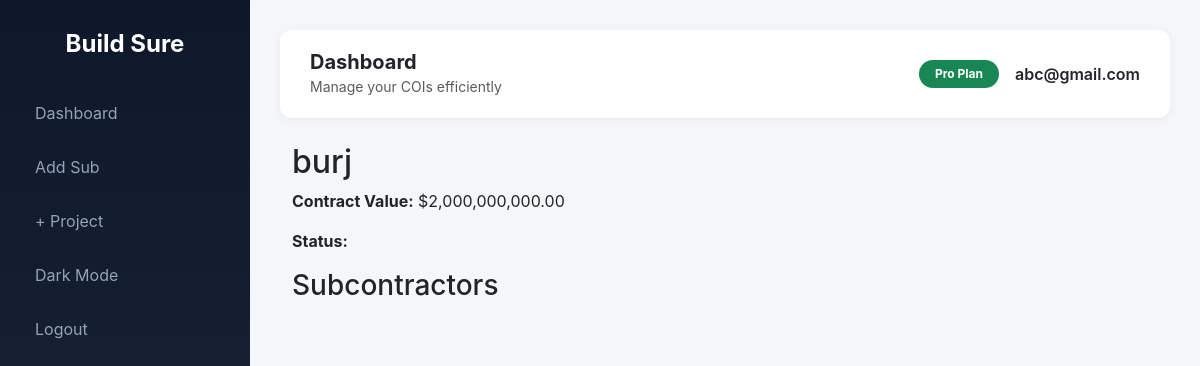
/project/1 (signed in), run on an earlier commit of the app's database.
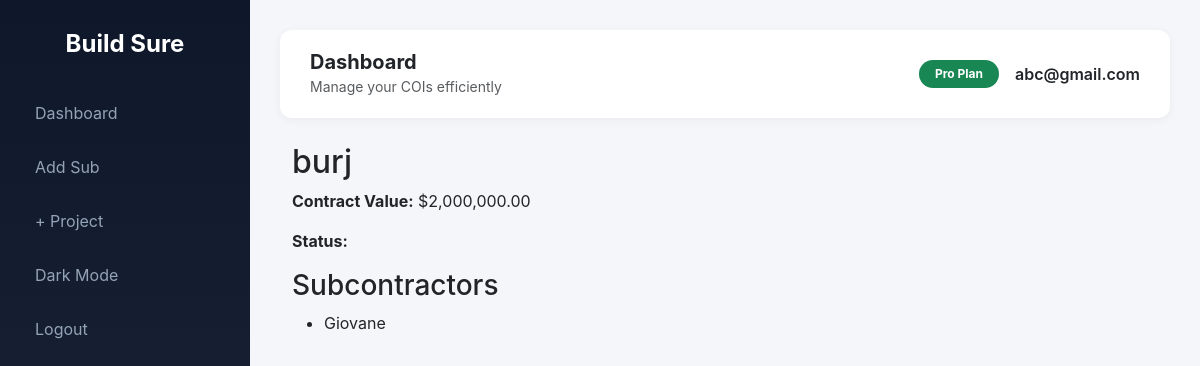
And on a later commit of the database.
### main.py (models this page shows)
class User(db.Model, UserMixin):
    id = db.Column(db.Integer, primary_key=True)
    email = db.Column(db.String(120), unique=True, nullable=False)
    password = db.Column(db.String(200), nullable=False)
    timezone = db.Column(db.String(50), default="US/Eastern")
    paid = db.Column(db.Boolean, default=False)
    subs = db.relationship('Subcontractor', backref='owner', lazy=True)

class Project(db.Model):
    id = db.Column(db.Integer, primary_key=True)
    name = db.Column(db.String(150))
    contract_value = db.Column(db.Float)
    start_date = db.Column(db.Date)
    end_date = db.Column(db.Date)
    required_coverage = db.Column(db.Float, default=1000000)
    user_id = db.Column(db.Integer, db.ForeignKey('user.id'))
    subs = db.relationship('ProjectSubcontractor', backref='project', lazy=True)
    documents = db.relationship(
        'Document',
        backref='project',
        lazy=True,
        cascade="all, delete-orphan"
    )

class ProjectSubcontractor(db.Model):
    id = db.Column(db.Integer, primary_key=True)
    project_id = db.Column(db.Integer, db.ForeignKey('project.id'))
    subcontractor_id = db.Column(db.Integer, db.ForeignKey('subcontractor.id'))
    approved_for_project = db.Column(db.Boolean, default=False)
    subcontractor = db.relationship('Subcontractor')
    coverage_limit = db.Column(db.Float, default=1000000)

class Subcontractor(db.Model):
    id = db.Column(db.Integer, primary_key=True)
    name = db.Column(db.String(100))
    email = db.Column(db.String(120))
    phone = db.Column(db.String(20))
    role = db.Column(db.String(100))
    coi_expiration = db.Column(db.Date)
    last_reminder_sent = db.Column(db.DateTime, nullable=True)
    status = db.Column(db.String(20), default="compliant")
    timezone = db.Column(db.String(50), default="US/Eastern")
    user_id = db.Column(db.Integer, db.ForeignKey('user.id'))
    documents = db.relationship(
    "Document",
    backref="sub",
    lazy=True,
    cascade="all, delete-orphan"
)

### main.py (the view)
@app.route("/project/<int:project_id>")
@login_required
def view_project(project_id):
    project = Project.query.filter_by(
        id=project_id,
        user_id=current_user.id
    ).first_or_404()
    return render_template("view_project.html", project=project)

### main.py (called while the page is built)
@login_manager.user_loader
def load_user(user_id):
    return db.session.get(User, int(user_id))

### templates/view_project.html (shortened to what this page needs)
{% extends "base.html" %}
{% block content %}
<h2>{{ project.name }}</h2>
<p><strong>Contract Value:</strong>
    ${{ "{:,.2f}".format(project.contract_value or 0) }}
</p>
<p><strong>Status:</strong>
</p>
<h3>Subcontractors</h3>
<ul>
    {% for ps in project.subs %}
        <li>{{ ps.subcontractor.name }}</li>
    {% endfor %}
</ul>
{% endblock %}

### templates/base.html (shortened to what this page needs)
<!DOCTYPE html>
<html lang="en">
<head>
    <link href="https://cdn.jsdelivr.net/npm/bootstrap@5.3.2/dist/css/bootstrap.min.css" rel="stylesheet">
</head>
<body>
{% if current_user.is_authenticated %}
<div class="sidebar">
    <h4>Build Sure</h4>
    <a href="{{ url_for('dashboard') }}">Dashboard</a>
    <a href="{{ url_for('add_sub') }}">Add Sub</a>
    <a href="{{ url_for('add_project') }}" class="nav-btn">
    + Project
</a>
    <a href="#" id="toggleDark">Dark</a>
    <a href="{{ url_for('logout') }}">Logout</a>
</div>
{% endif %}
<div class="{% if current_user.is_authenticated %}main-content{% endif %}">
{% if current_user.is_authenticated %}
<div class="navbar-top d-flex justify-content-between align-items-center">
    <div class="d-flex align-items-center gap-3">
        <div>
            <h5 class="mb-0 fw-bold">Dashboard</h5>
            <small class="text-muted">Manage your COIs efficiently</small>
        </div>
    </div>
    <div class="d-flex align-items-center gap-3">
        <span class="badge bg-success rounded-pill px-3 py-2">
            Pro Plan
        </span>
        <span class="fw-semibold">{{ current_user.email }}</span>
    </div>
</div>
{% endif %}
<div class="position-fixed top-0 end-0 p-3" style="z-index: 9999">
</div>
<div class="container-fluid">
    {% block content %}{% endblock %}
</div>
</div>
</body>
</html>

### templates/base.html (style rules this page uses)
body { background-color: #f4f6f9; font-family: 'Inter', sans-serif; transition: background-color 0.3s ease, color 0.3s ease; }
.sidebar { height: 100vh; position: fixed; width: 250px; background: linear-gradient(180deg, #0f172a, #1e293b); color: white; padding-top: 30px; transition: transform 0.3s ease; }
.sidebar h4 { text-align: center; margin-bottom: 30px; font-weight: 700; }
.sidebar a { color: #94a3b8; text-decoration: none; display: block; padding: 12px 20px; border-radius: 10px; margin: 6px 15px; transition: 0.2s ease; }
.main-content { margin-left: 250px; padding: 30px; transition: margin-left 0.3s ease; }
.navbar-top { background: white; padding: 20px 30px; border-radius: 12px; margin-bottom: 25px; box-shadow: 0 2px 10px rgba(0,0,0,0.05); transition: background 0.3s ease; }

What changed in the data, as far as the page shows it:
changed Project "burj": contract_value "2,000,000,000.00" → "2,000,000.00"
added ProjectSubcontractor: subcontractor.name "Giovane"
